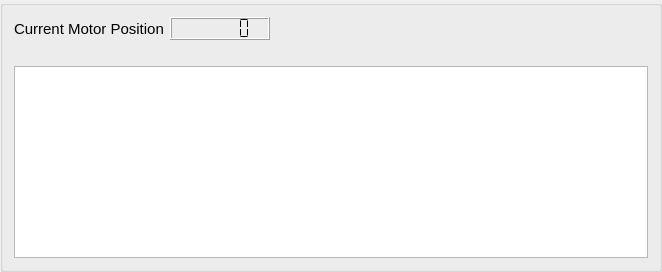
       <widget class="QGroupBox" name="groupBox_7">
        <property name="title">
         <string/>
        </property>
        <layout class="QGridLayout" name="gridLayout_40">
         <item row="0" column="0">
          <layout class="QVBoxLayout" name="verticalLayout_6">
           <item>
            <layout class="QHBoxLayout" name="horizontalLayout_16">
             <item>
              <widget class="QLabel" name="label_9">
               <property name="font">
                <font>
                 <pointsize>11</pointsize>
                </font>
               </property>
               <property name="text">
                <string>Current Motor Position</string>
               </property>
              </widget>
             </item>
             <item>
              <widget class="QLCDNumber" name="lcdNumberCurrentPos">
               <property name="minimumSize">
                <size>
                 <width>100</width>
                 <height>0</height>
                </size>
               </property>
               <property name="toolTip">
                <string>Current position of the motor</string>
               </property>
               <property name="digitCount">
                <number>6</number>
               </property>
               <property name="segmentStyle">
                <enum>QLCDNumber::Flat</enum>
               </property>
              </widget>
             </item>
             <item>
              <spacer name="horizontalSpacer_6">
               <property name="orientation">
                <enum>Qt::Horizontal</enum>
               </property>
               <property name="sizeHint" stdset="0">
                <size>
                 <width>378</width>
                 <height>17</height>
                </size>
               </property>
              </spacer>
             </item>
            </layout>
           </item>
           <item>
            <spacer name="horizontalSpacer_4">
             <property name="orientation">
              <enum>Qt::Horizontal</enum>
             </property>
             <property name="sizeHint" stdset="0">
              <size>
               <width>40</width>
               <height>20</height>
              </size>
             </property>
            </spacer>
           </item>
           <item>
            <widget class="QPlainTextEdit" name="plainTextEditMotorConnexion"/>
           </item>
          </layout>
         </item>
        </layout>
       </widget>
